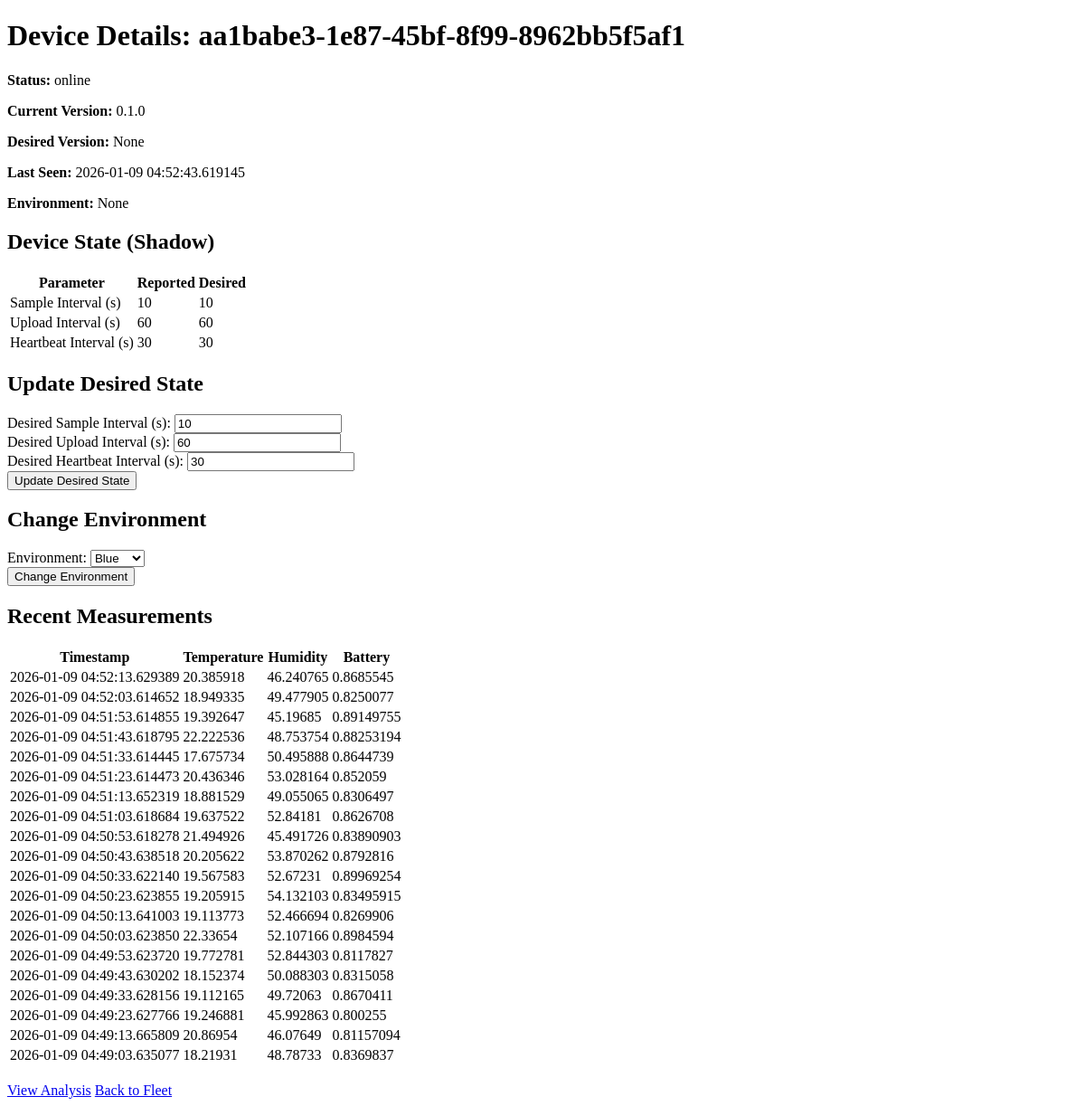
Page /devices/aa1babe3-1e87-45bf-8f99-8962bb5f5af1 on the committed database.
### app/models.py (models this page shows)
class Device(Base):
    __tablename__ = "devices"
    id = Column(String, primary_key=True, index=True)
    current_version = Column(String)
    desired_version = Column(String)
    last_seen = Column(DateTime, default=datetime.datetime.utcnow)
    status = Column(String)
    rollout_bucket = Column(Integer, default=lambda: random.randint(0, 99))
    environment = Column(String, default="blue")
    region = Column(String, nullable=True)
    hardware_rev = Column(String, nullable=True)
    reported_sample_interval_secs = Column(Integer, default=10)
    reported_upload_interval_secs = Column(Integer, default=60)
    reported_heartbeat_interval_secs = Column(Integer, default=30)
    desired_sample_interval_secs = Column(Integer, default=10)
    desired_upload_interval_secs = Column(Integer, default=60)
    desired_heartbeat_interval_secs = Column(Integer, default=30)
    measurements = relationship("Measurement", back_populates="device")
    errors = relationship("DeviceError", back_populates="device")

### app/ui/views.py (the view)
@router.get("/devices/{device_id}", response_class=HTMLResponse)
async def read_device(request: Request, device_id: str, db: Session = Depends(get_db)):
    device = db.query(models.Device).filter(models.Device.id == device_id).first()
    if device:
        measurements = db.query(models.Measurement).filter(models.Measurement.device_id == device_id).order_by(models.Measurement.timestamp.desc()).limit(20).all()
    else:
        measurements = []
    return templates.TemplateResponse("device_detail.html", {"request": request, "device": device, "measurements": measurements})

### app/ui/templates/device_detail.html (shortened to what this page needs)
<!DOCTYPE html>
<html>
<head>
    <link rel="stylesheet" href="/static/main.css">
</head>
<body>
    {% if device %}
    <h1>Device Details: {{ device.id }}</h1>
    <p><strong>Status:</strong> {{ device.status }}</p>
    <p><strong>Current Version:</strong> {{ device.current_version }}</p>
    <p><strong>Desired Version:</strong> {{ device.desired_version }}</p>
    <p><strong>Last Seen:</strong> {{ device.last_seen }}</p>
    <p><strong>Environment:</strong> {{ device.environment }}</p>
    <h2>Device State (Shadow)</h2>
    <table>
        <thead>
            <tr>
                <th>Parameter</th>
                <th>Reported</th>
                <th>Desired</th>
            </tr>
        </thead>
        <tbody>
            <tr>
                <td>Sample Interval (s)</td>
                <td>{{ device.reported_sample_interval_secs }}</td>
                <td class="{% if device.reported_sample_interval_secs != device.desired_sample_interval_secs %}unconverged{% endif %}">{{ device.desired_sample_interval_secs }}</td>
            </tr>
            <tr>
                <td>Upload Interval (s)</td>
                <td>{{ device.reported_upload_interval_secs }}</td>
                <td class="{% if device.reported_upload_interval_secs != device.desired_upload_interval_secs %}unconverged{% endif %}">{{ device.desired_upload_interval_secs }}</td>
            </tr>
            <tr>
                <td>Heartbeat Interval (s)</td>
                <td>{{ device.reported_heartbeat_interval_secs }}</td>
                <td class="{% if device.reported_heartbeat_interval_secs != device.desired_heartbeat_interval_secs %}unconverged{% endif %}">{{ device.desired_heartbeat_interval_secs }}</td>
            </tr>
        </tbody>
    </table>
    <h2>Update Desired State</h2>
    <form id="update-state-form">
        <div class="control-group">
            <label for="desired_sample_interval_secs">Desired Sample Interval (s):</label>
            <input type="number" id="desired_sample_interval_secs" name="desired_sample_interval_secs" value="{{ device.desired_sample_interval_secs }}">
        </div>
        <div class="control-group">
            <label for="desired_upload_interval_secs">Desired Upload Interval (s):</label>
            <input type="number" id="desired_upload_interval_secs" name="desired_upload_interval_secs" value="{{ device.desired_upload_interval_secs }}">
        </div>
        <div class="control-group">
            <label for="desired_heartbeat_interval_secs">Desired Heartbeat Interval (s):</label>
            <input type="number" id="desired_heartbeat_interval_secs" name="desired_heartbeat_interval_secs" value="{{ device.desired_heartbeat_interval_secs }}">
        </div>
        <button type="submit">Update Desired State</button>
    </form>
    <h2>Change Environment</h2>
    <form id="update-environment-form">
        <div class="control-group">
            <label for="environment">Environment:</label>
            <select id="environment" name="environment">
                <option value="blue" {% if device.environment == 'blue' %}selected{% endif %}>Blue</option>
            </select>
        </div>
        <button type="submit">Change Environment</button>
    </form>
    <h2>Recent Measurements</h2>
    <table>
        <thead>
            <tr>
                <th>Timestamp</th>
                <th>Temperature</th>
                <th>Humidity</th>
                <th>Battery</th>
            </tr>
        </thead>
        <tbody>
            {% for m in measurements %}
            <tr>
                <td>{{ m.timestamp }}</td>
                <td>{{ m.temp }}</td>
                <td>{{ m.humidity }}</td>
                <td>{{ m.battery }}</td>
            </tr>
            {% endfor %}
        </tbody>
    </table>
    {% else %}
    <h1>Device not found</h1>
    {% endif %}
    <br>
    <a href="/devices/{{ device.id }}/analysis" class="button">View Analysis</a>
    <a href="/">Back to Fleet</a>
</body>
</html>

### rows in the picture
Device: id "aa1babe3-1e87-45bf-8f99-8962bb5f5af1", status "online", current_version "0.1.0", desired_version "None", last_seen "2026-01-09 04:52:43.619145", environment "None", reported_sample_interval_secs "10", desired_sample_interval_secs "10", reported_upload_interval_secs "60", desired_upload_interval_secs "60", reported_heartbeat_interval_secs "30", desired_heartbeat_interval_secs "30"

### other values in the picture
{{ m.timestamp }} "2026-01-09 04:52:13.629389" "2026-01-09 04:52:03.614652" "2026-01-09 04:51:53.614855" "2026-01-09 04:51:43.618795" "2026-01-09 04:51:33.614445" "2026-01-09 04:51:23.614473" "2026-01-09 04:51:13.652319" "2026-01-09 04:51:03.618684" "2026-01-09 04:50:53.618278" "2026-01-09 04:50:43.638518" "2026-01-09 04:50:33.622140" "2026-01-09 04:50:23.623855" "2026-01-09 04:50:13.641003" "2026-01-09 04:50:03.623850" "2026-01-09 04:49:53.623720" "2026-01-09 04:49:43.630202" "2026-01-09 04:49:33.628156" "2026-01-09 04:49:23.627766" "2026-01-09 04:49:13.665809" "2026-01-09 04:49:03.635077"
{{ m.temp }} "20.385918" "18.949335" "19.392647" "22.222536" "17.675734" "20.436346" "18.881529" "19.637522" "21.494926" "20.205622" "19.567583" "19.205915" "19.113773" "22.33654" "19.772781" "18.152374" "19.112165" "19.246881" "20.86954" "18.21931"
{{ m.humidity }} "46.240765" "49.477905" "45.19685" "48.753754" "50.495888" "53.028164" "49.055065" "52.84181" "45.491726" "53.870262" "52.67231" "54.132103" "52.466694" "52.107166" "52.844303" "50.088303" "49.72063" "45.992863" "46.07649" "48.78733"
{{ m.battery }} "0.8685545" "0.8250077" "0.89149755" "0.88253194" "0.8644739" "0.852059" "0.8306497" "0.8626708" "0.83890903" "0.8792816" "0.89969254" "0.83495915" "0.8269906" "0.8984594" "0.8117827" "0.8315058" "0.8670411" "0.800255" "0.81157094" "0.8369837"
